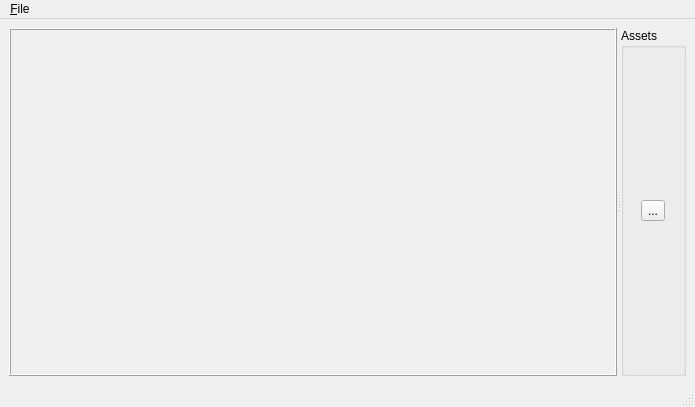
<?xml version="1.0" encoding="UTF-8"?>
<ui version="4.0">
 <class>MainWindow</class>
 <widget class="QMainWindow" name="MainWindow">
  <property name="geometry">
   <rect>
    <x>0</x>
    <y>0</y>
    <width>695</width>
    <height>407</height>
   </rect>
  </property>
  <property name="windowTitle">
   <string>Layout Tool</string>
  </property>
  <property name="Main Window" stdset="0">
   <string>MainWindow</string>
  </property>
  <widget class="QWidget" name="centralwidget">
   <layout class="QGridLayout" name="gridLayout">
    <item row="0" column="0">
     <widget class="QSplitter" name="main_splitter">
      <property name="sizePolicy">
       <sizepolicy hsizetype="Expanding" vsizetype="Preferred">
        <horstretch>0</horstretch>
        <verstretch>0</verstretch>
       </sizepolicy>
      </property>
      <property name="orientation">
       <enum>Qt::Horizontal</enum>
      </property>
      <widget class="QScrollArea" name="canvas_scroll_area">
       <property name="minimumSize">
        <size>
         <width>0</width>
         <height>0</height>
        </size>
       </property>
       <property name="baseSize">
        <size>
         <width>0</width>
         <height>0</height>
        </size>
       </property>
       <property name="frameShape">
        <enum>QFrame::Box</enum>
       </property>
       <property name="frameShadow">
        <enum>QFrame::Raised</enum>
       </property>
       <property name="verticalScrollBarPolicy">
        <enum>Qt::ScrollBarAsNeeded</enum>
       </property>
       <property name="horizontalScrollBarPolicy">
        <enum>Qt::ScrollBarAsNeeded</enum>
       </property>
       <property name="widgetResizable">
        <bool>false</bool>
       </property>
       <widget class="QWidget" name="scrollAreaWidgetContents">
        <property name="geometry">
         <rect>
          <x>0</x>
          <y>0</y>
          <width>328</width>
          <height>328</height>
         </rect>
        </property>
        <layout class="QGridLayout" name="scroll_layout"/>
       </widget>
      </widget>
      <widget class="QGroupBox" name="groupBox">
       <property name="title">
        <string>Assets</string>
       </property>
       <layout class="QGridLayout" name="asset_layout">
        <property name="leftMargin">
         <number>0</number>
        </property>
        <property name="topMargin">
         <number>0</number>
        </property>
        <property name="rightMargin">
         <number>0</number>
        </property>
        <property name="bottomMargin">
         <number>0</number>
        </property>
        <property name="spacing">
         <number>0</number>
        </property>
        <item row="0" column="0">
         <widget class="QToolButton" name="add_asset">
          <property name="text">
           <string>...</string>
          </property>
          <property name="icon">
           <iconset theme="list-add">
            <normaloff>.</normaloff>.</iconset>
          </property>
         </widget>
        </item>
       </layout>
      </widget>
     </widget>
    </item>
   </layout>
  </widget>
  <widget class="QMenuBar" name="menubar">
   <property name="geometry">
    <rect>
     <x>0</x>
     <y>0</y>
     <width>695</width>
     <height>25</height>
    </rect>
   </property>
   <widget class="QMenu" name="menu_File">
    <property name="title">
     <string>&amp;File</string>
    </property>
    <addaction name="action_new"/>
    <addaction name="action_Save"/>
    <addaction name="actionSave_As"/>
   </widget>
   <addaction name="menu_File"/>
  </widget>
  <widget class="QStatusBar" name="statusbar"/>
  <action name="action_new">
   <property name="icon">
    <iconset theme="file-new">
     <normaloff>.</normaloff>.</iconset>
   </property>
   <property name="text">
    <string>New</string>
   </property>
   <property name="shortcut">
    <string>Ctrl+N</string>
   </property>
  </action>
  <action name="action_Save">
   <property name="text">
    <string>Save</string>
   </property>
   <property name="shortcut">
    <string>Ctrl+S</string>
   </property>
  </action>
  <action name="actionSave_As">
   <property name="text">
    <string>Save As</string>
   </property>
   <property name="shortcut">
    <string>Ctrl+A</string>
   </property>
  </action>
 </widget>
 <resources/>
 <connections/>
</ui>
